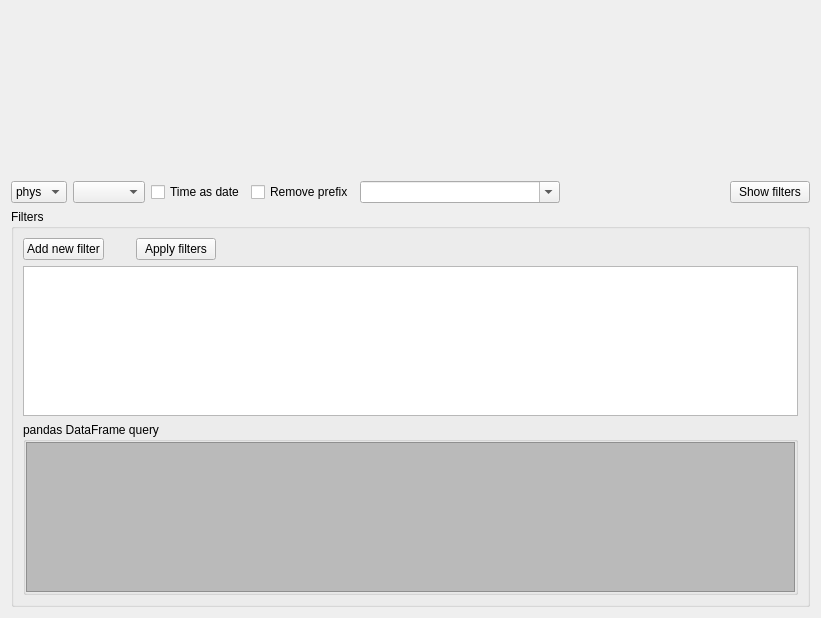
<?xml version="1.0" encoding="UTF-8"?>
<ui version="4.0">
 <class>TabularDisplay</class>
 <widget class="QWidget" name="TabularDisplay">
  <property name="geometry">
   <rect>
    <x>0</x>
    <y>0</y>
    <width>821</width>
    <height>618</height>
   </rect>
  </property>
  <property name="windowTitle">
   <string>Form</string>
  </property>
  <layout class="QVBoxLayout" name="verticalLayout" stretch="1,0,0">
   <item>
    <layout class="QHBoxLayout" name="horizontalLayout">
     <property name="spacing">
      <number>0</number>
     </property>
    </layout>
   </item>
   <item>
    <layout class="QHBoxLayout" name="horizontalLayout_2">
     <item>
      <widget class="QComboBox" name="format_selection">
       <item>
        <property name="text">
         <string>phys</string>
        </property>
       </item>
       <item>
        <property name="text">
         <string>hex</string>
        </property>
       </item>
       <item>
        <property name="text">
         <string>bin</string>
        </property>
       </item>
      </widget>
     </item>
     <item>
      <widget class="QComboBox" name="float_precision"/>
     </item>
     <item>
      <widget class="QCheckBox" name="time_as_date">
       <property name="text">
        <string>Time as date</string>
       </property>
      </widget>
     </item>
     <item>
      <widget class="QCheckBox" name="remove_prefix">
       <property name="text">
        <string>Remove prefix</string>
       </property>
      </widget>
     </item>
     <item>
      <widget class="QComboBox" name="prefix">
       <property name="minimumSize">
        <size>
         <width>200</width>
         <height>0</height>
        </size>
       </property>
       <property name="editable">
        <bool>true</bool>
       </property>
      </widget>
     </item>
     <item>
      <spacer name="horizontalSpacer_3">
       <property name="orientation">
        <enum>Qt::Horizontal</enum>
       </property>
       <property name="sizeHint" stdset="0">
        <size>
         <width>40</width>
         <height>20</height>
        </size>
       </property>
      </spacer>
     </item>
     <item>
      <widget class="QPushButton" name="toggle_filters_btn">
       <property name="text">
        <string>Show filters</string>
       </property>
       <property name="icon">
        <iconset resource="resource.qrc">
         <normaloff>:/down.png</normaloff>:/down.png</iconset>
       </property>
      </widget>
     </item>
    </layout>
   </item>
   <item>
    <widget class="QGroupBox" name="filters_group">
     <property name="title">
      <string>Filters</string>
     </property>
     <layout class="QGridLayout" name="gridLayout_3" columnstretch="0,0,0,1">
      <item row="0" column="0">
       <widget class="QPushButton" name="add_filter_btn">
        <property name="text">
         <string>Add new filter</string>
        </property>
        <property name="icon">
         <iconset resource="resource.qrc">
          <normaloff>:/plus.png</normaloff>:/plus.png</iconset>
        </property>
       </widget>
      </item>
      <item row="0" column="1">
       <spacer name="horizontalSpacer">
        <property name="orientation">
         <enum>Qt::Horizontal</enum>
        </property>
        <property name="sizeHint" stdset="0">
         <size>
          <width>20</width>
          <height>20</height>
         </size>
        </property>
       </spacer>
      </item>
      <item row="0" column="2">
       <widget class="QPushButton" name="apply_filters_btn">
        <property name="text">
         <string>Apply filters</string>
        </property>
        <property name="icon">
         <iconset resource="resource.qrc">
          <normaloff>:/filter.png</normaloff>:/filter.png</iconset>
        </property>
       </widget>
      </item>
      <item row="0" column="3">
       <spacer name="horizontalSpacer_2">
        <property name="orientation">
         <enum>Qt::Horizontal</enum>
        </property>
        <property name="sizeHint" stdset="0">
         <size>
          <width>559</width>
          <height>20</height>
         </size>
        </property>
       </spacer>
      </item>
      <item row="1" column="0" colspan="4">
       <widget class="MinimalListWidget" name="filters">
        <property name="maximumSize">
         <size>
          <width>16777215</width>
          <height>150</height>
         </size>
        </property>
       </widget>
      </item>
      <item row="2" column="0" colspan="4">
       <widget class="QGroupBox" name="groupBox">
        <property name="sizePolicy">
         <sizepolicy hsizetype="Preferred" vsizetype="Minimum">
          <horstretch>0</horstretch>
          <verstretch>0</verstretch>
         </sizepolicy>
        </property>
        <property name="minimumSize">
         <size>
          <width>0</width>
          <height>30</height>
         </size>
        </property>
        <property name="title">
         <string>pandas DataFrame query</string>
        </property>
        <layout class="QGridLayout" name="gridLayout">
         <property name="leftMargin">
          <number>0</number>
         </property>
         <property name="topMargin">
          <number>0</number>
         </property>
         <property name="rightMargin">
          <number>0</number>
         </property>
         <property name="bottomMargin">
          <number>0</number>
         </property>
         <property name="spacing">
          <number>0</number>
         </property>
         <item row="0" column="0">
          <widget class="QTextEdit" name="query">
           <property name="sizePolicy">
            <sizepolicy hsizetype="Expanding" vsizetype="MinimumExpanding">
             <horstretch>0</horstretch>
             <verstretch>0</verstretch>
            </sizepolicy>
           </property>
           <property name="minimumSize">
            <size>
             <width>0</width>
             <height>7</height>
            </size>
           </property>
           <property name="maximumSize">
            <size>
             <width>16777215</width>
             <height>150</height>
            </size>
           </property>
           <property name="font">
            <font>
             <family>Lucida Console</family>
            </font>
           </property>
           <property name="styleSheet">
            <string notr="true">background-color: rgb(186, 186, 186);</string>
           </property>
           <property name="readOnly">
            <bool>true</bool>
           </property>
          </widget>
         </item>
        </layout>
       </widget>
      </item>
     </layout>
    </widget>
   </item>
  </layout>
 </widget>
 <customwidgets>
  <customwidget>
   <class>MinimalListWidget</class>
   <extends>QListWidget</extends>
   <header>asammdf.gui.widgets.list.h</header>
  </customwidget>
 </customwidgets>
 <tabstops>
  <tabstop>format_selection</tabstop>
  <tabstop>float_precision</tabstop>
  <tabstop>time_as_date</tabstop>
  <tabstop>remove_prefix</tabstop>
  <tabstop>prefix</tabstop>
  <tabstop>toggle_filters_btn</tabstop>
  <tabstop>add_filter_btn</tabstop>
  <tabstop>apply_filters_btn</tabstop>
  <tabstop>filters</tabstop>
  <tabstop>query</tabstop>
 </tabstops>
 <resources>
  <include location="resource.qrc"/>
 </resources>
 <connections/>
</ui>
